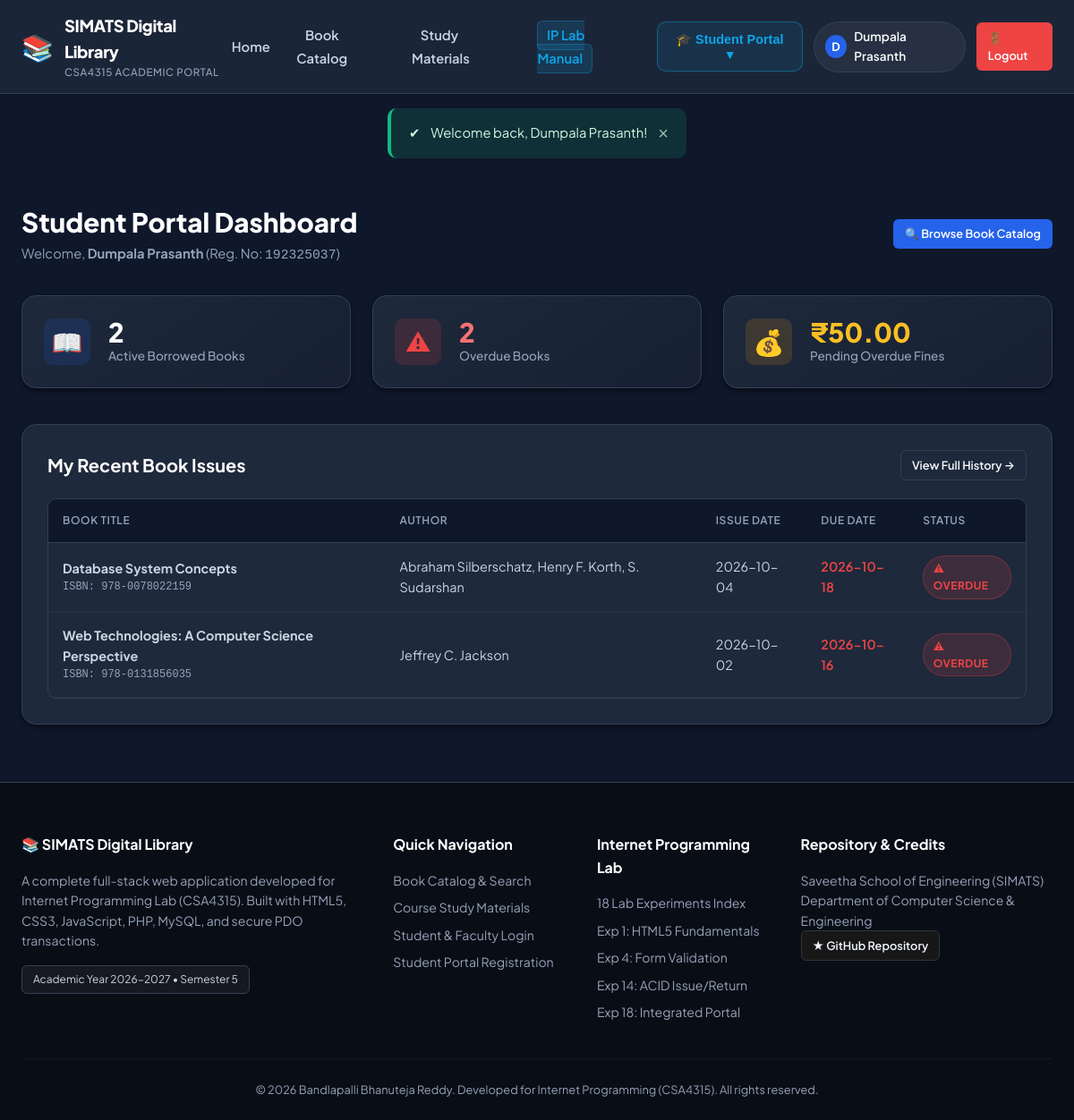
The app's page /student/dashboard.php (signed in) with its own data.
### tables this page shows
CREATE TABLE IF NOT EXISTS book_issues (
    id INT AUTO_INCREMENT PRIMARY KEY,
    user_id INT NOT NULL,
    book_id INT NOT NULL,
    issue_date DATE NOT NULL,
    due_date DATE NOT NULL,
    return_date DATE DEFAULT NULL,
    status ENUM('issued', 'returned', 'overdue') NOT NULL DEFAULT 'issued',
    issued_by INT DEFAULT NULL,
    created_at TIMESTAMP DEFAULT CURRENT_TIMESTAMP,
    FOREIGN KEY (user_id) REFERENCES users(id) ON DELETE CASCADE,
    FOREIGN KEY (book_id) REFERENCES books(id) ON DELETE CASCADE,
    FOREIGN KEY (issued_by) REFERENCES users(id) ON DELETE SET NULL,
    INDEX idx_issue_status (status),
    INDEX idx_issue_user (user_id),
    INDEX idx_issue_due (due_date)
);

CREATE TABLE IF NOT EXISTS books (
    id INT AUTO_INCREMENT PRIMARY KEY,
    title VARCHAR(255) NOT NULL,
    author VARCHAR(255) NOT NULL,
    isbn VARCHAR(30) NOT NULL UNIQUE,
    category VARCHAR(100) NOT NULL,
    publisher VARCHAR(150) DEFAULT NULL,
    publication_year INT DEFAULT NULL,
    total_copies INT NOT NULL DEFAULT 1,
    available_copies INT NOT NULL DEFAULT 1,
    description TEXT DEFAULT NULL,
    cover_image VARCHAR(255) DEFAULT NULL,
    created_at TIMESTAMP DEFAULT CURRENT_TIMESTAMP,
    INDEX idx_book_category (category),
    INDEX idx_book_title (title),
    INDEX idx_book_author (author)
);

### config/config.php (called while the page is built, shortened)
    <?php
function current_user() {
    return $_SESSION['user'] ?? null;
}

### student/dashboard.php (the view, shortened to what this page needs)
<?php
require_once __DIR__ . '/../config/config.php';
$user = current_user();
$userId = $user['id'];
$active_loans = 0;
$overdue_loans = 0;
$pending_fines = 0.00;
$recent_issues = [];
try {
    $pdo = get_db_connection();
    $stmt1 = $pdo->prepare("SELECT COUNT(*) FROM book_issues WHERE user_id = ? AND status IN ('issued', 'overdue')");
    $stmt1->execute([$userId]);
    $active_loans = (int)$stmt1->fetchColumn();
    $stmt2 = $pdo->prepare("SELECT COUNT(*) FROM book_issues WHERE user_id = ? AND status = 'overdue'");
    $stmt2->execute([$userId]);
    $overdue_loans = (int)$stmt2->fetchColumn();
    $stmt3 = $pdo->prepare("SELECT COALESCE(SUM(fine_amount), 0) FROM fines WHERE user_id = ? AND status = 'unpaid'");
    $stmt3->execute([$userId]);
    $pending_fines = (float)$stmt3->fetchColumn();
    $stmt4 = $pdo->prepare("
        SELECT bi.*, b.title, b.author, b.isbn
        FROM book_issues bi
        JOIN books b ON bi.book_id = b.id
        WHERE bi.user_id = ?
        ORDER BY bi.id DESC
        LIMIT 5
    ");
    $stmt4->execute([$userId]);
    $recent_issues = $stmt4->fetchAll();
} catch (Exception $e) {
    set_flash('error', 'Error loading dashboard: ' . $e->getMessage());
}
include_once __DIR__ . '/../includes/header.php';
?>
<div style="margin-bottom: 2rem;">
    <div style="display: flex; justify-content: space-between; align-items: center; flex-wrap: wrap; gap: 1rem;">
        <div>
            <h1 style="font-size: 1.85rem; font-weight: 800; color: #ffffff;">Student Portal Dashboard</h1>
            <p style="color: var(--text-muted); font-size: 0.92rem;">
                Welcome, <strong><?php echo htmlspecialchars($user['name']); ?></strong> (Reg. No: <code><?php echo htmlspecialchars($user['student_id']); ?></code>)
            </p>
        </div>
        <a href="<?php echo BASE_URL; ?>/books/catalog.php" class="btn btn-primary btn-sm">
            &#128269; Browse Book Catalog
        </a>
    </div>
</div>
<div class="grid grid-cols-3" style="margin-bottom: 2.5rem;">
    <div class="stat-card">
        <div class="stat-icon">&#128214;</div>
        <div class="stat-info">
            <h3><?php echo $active_loans; ?></h3>
            <p>Active Borrowed Books</p>
        </div>
    </div>
    <div class="stat-card">
        <div class="stat-icon" style="color: #ef4444; background: rgba(239, 68, 68, 0.15);">&#9888;</div>
        <div class="stat-info">
            <h3 style="color: #f87171;"><?php echo $overdue_loans; ?></h3>
            <p>Overdue Books</p>
        </div>
    </div>
    <div class="stat-card">
        <div class="stat-icon" style="color: #f59e0b; background: rgba(245, 158, 11, 0.15);">&#128176;</div>
        <div class="stat-info">
            <h3 style="color: #fbbf24;">₹<?php echo number_format($pending_fines, 2); ?></h3>
            <p>Pending Overdue Fines</p>
        </div>
    </div>
</div>
<div class="card" style="margin-bottom: 2rem;">
    <div style="display: flex; justify-content: space-between; align-items: center; margin-bottom: 1.25rem;">
        <h2 style="font-size: 1.25rem; font-weight: 700; color: #ffffff;">My Recent Book Issues</h2>
        <a href="<?php echo BASE_URL; ?>/student/my_loans.php" class="btn btn-outline btn-sm">View Full History &rarr;</a>
    </div>
    <?php if (!empty($recent_issues)): ?>
        <div class="table-responsive">
            <table class="data-table">
                <thead>
                    <tr>
                        <th>Book Title</th>
                        <th>Author</th>
                        <th>Issue Date</th>
                        <th>Due Date</th>
                        <th>Status</th>
                    </tr>
                </thead>
                <tbody>
                    <?php foreach ($recent_issues as $issue): ?>
                        <tr>
                            <td>
                                <strong><?php echo htmlspecialchars($issue['title']); ?></strong>
                                <div style="font-size: 0.75rem; color: var(--text-muted); font-family: monospace;">ISBN: <?php echo htmlspecialchars($issue['isbn']); ?></div>
                            </td>
                            <td><?php echo htmlspecialchars($issue['author']); ?></td>
                            <td><?php echo htmlspecialchars($issue['issue_date']); ?></td>
                            <td>
                                <span style="font-weight: 600; <?php echo ($issue['status'] === 'overdue') ? 'color: #ef4444;' : ''; ?>">
                                    <?php echo htmlspecialchars($issue['due_date']); ?>
                                </span>
                            </td>
                            <td>
                                <?php if ($issue['status'] === 'issued'): ?>
                                    <span class="badge badge-info">&#128214; Active Loan</span>
                                <?php elseif ($issue['status'] === 'overdue'): ?>
                                    <span class="badge badge-danger">&#9888; Overdue</span>
                                <?php else: ?>
                                    <span class="badge badge-success">&#10004; Returned</span>
                                <?php endif; ?>
                            </td>
                        </tr>
                    <?php endforeach; ?>
                </tbody>
            </table>
        </div>
    <?php else: ?>
        <p style="text-align: center; color: var(--text-muted); padding: 2rem;">No recent borrowings recorded. Visit the library to issue books.</p>
    <?php endif; ?>
</div>
<?php include_once __DIR__ . '/../includes/footer.php'; ?>

### assets/css/style.css (style rules this page uses)
:root { --primary: #2563eb; --primary-hover: #1d4ed8; --primary-light: #dbeafe; --primary-glow: rgba(37, 99, 235, 0.2); --accent: #0ea5e9; --accent-dark: #0284c7; --bg-dark: #0f172a; --bg-surface: #1e293b; --bg-card: #1e293b; --bg-card-hover: #334155; --bg-input: #0f172a; --border-color: #334155; --border-light: #475569; --text-primary: #f8fafc; --text-secondary: #cbd5e1; --text-muted: #94a3b8; --success: #10b981; --success-bg: rgba(16, 185, 129, 0.15); --warning: #f59e0b; --warning-bg: rgba(245, 158, 11, 0.15); --danger: #ef4444; --danger-bg: rgba(239, 68, 68, 0.15); --info: #38bdf8; --info-bg: rgba(56, 189, 248, 0.15); --radius-sm: 6px; --radius-md: 10px; --radius-lg: 16px; --radius-full: 9999px; --shadow-sm: 0 1px 2px rgba(0, 0, 0, 0.3); --shadow-md: 0 4px 6px -1px rgba(0, 0, 0, 0.4), 0 2px 4px -2px rgba(0, 0, 0, 0.3); --shadow-lg: 0 10px 15px -3px rgba(0, 0, 0, 0.5), 0 4px 6px -4px rgba(0, 0, 0, 0.4); --shadow-xl: 0 20px 25px -5px rgba(0, 0, 0, 0.6), 0 8px 10px -6px rgba(0, 0, 0, 0.5); --transition: all 0.2s cubic-bezier(0.4, 0, 0.2, 1); }
*, *::before, *::after { box-sizing: border-box; margin: 0; padding: 0; }
body { font-family: 'Plus Jakarta Sans', -apple-system, BlinkMacSystemFont, 'Segoe UI', Roboto, sans-serif; background-color: var(--bg-dark); color: var(--text-primary); line-height: 1.6; min-height: 100vh; display: flex; flex-direction: column; }
.btn { display: inline-flex; align-items: center; justify-content: center; gap: 0.5rem; padding: 0.65rem 1.25rem; font-size: 0.9rem; font-weight: 600; border-radius: var(--radius-md); border: 1px solid transparent; cursor: pointer; text-decoration: none; transition: var(--transition); }
.btn-sm { padding: 0.35rem 0.75rem; font-size: 0.8rem; border-radius: var(--radius-sm); }
.btn-primary { background: var(--primary); color: #ffffff; }
.btn-outline { background: transparent; border-color: var(--border-color); color: var(--text-primary); }
.card { background: var(--bg-card); border: 1px solid var(--border-color); border-radius: var(--radius-lg); padding: 1.75rem; box-shadow: var(--shadow-md); transition: var(--transition); }
.grid { display: grid; gap: 1.5rem; }
.grid-cols-3 { grid-template-columns: repeat(3, 1fr); }
.stat-card { background: linear-gradient(145deg, #1e293b, #172033); border: 1px solid var(--border-color); border-radius: var(--radius-lg); padding: 1.5rem; display: flex; align-items: center; gap: 1.25rem; box-shadow: var(--shadow-md); transition: var(--transition); }
.stat-icon { width: 52px; height: 52px; border-radius: var(--radius-md); display: flex; align-items: center; justify-content: center; font-size: 1.75rem; background: rgba(37, 99, 235, 0.15); color: var(--accent); }
.stat-info h3 { font-size: 1.85rem; font-weight: 800; color: #ffffff; line-height: 1.1; }
.stat-info p { font-size: 0.85rem; color: var(--text-muted); font-weight: 500; }
.table-responsive { overflow-x: auto; border-radius: var(--radius-md); border: 1px solid var(--border-color); background: var(--bg-card); }
.data-table { width: 100%; border-collapse: collapse; text-align: left; font-size: 0.9rem; }
.data-table th { background: #0f172a; color: var(--text-muted); padding: 0.9rem 1rem; font-weight: 600; text-transform: uppercase; font-size: 0.75rem; letter-spacing: 0.05em; border-bottom: 1px solid var(--border-color); }
.data-table td { padding: 0.9rem 1rem; border-bottom: 1px solid rgba(255, 255, 255, 0.05); color: var(--text-secondary); }
.badge { display: inline-flex; align-items: center; gap: 0.35rem; padding: 0.25rem 0.65rem; border-radius: var(--radius-full); font-size: 0.75rem; font-weight: 700; text-transform: uppercase; letter-spacing: 0.04em; }
.badge-danger { background: var(--danger-bg); color: var(--danger); border: 1px solid rgba(239, 68, 68, 0.3); }

### records on screen
book_issues: book.title "Database System Concepts", book.isbn "978-0078022159", book.author "Abraham Silberschatz, Henry F. Korth, S. Sudarshan", issue_date "2026-10-04", due_date "2026-10-18", status "⚠ OVERDUE"
book_issues: book.title "Web Technologies: A Computer Science Perspective", book.isbn "978-0131856035", book.author "Jeffrey C. Jackson", issue_date "2026-10-02", due_date "2026-10-16", status "⚠ OVERDUE"

### other values on screen
APP_NAME "SIMATS Digital Library"
substr($user['name'], 0, 1) "D"
$user['name'] "Dumpala Prasanth"
$flash['message'] "Welcome back, Dumpala Prasanth!"
$user['student_id'] "192325037"
$active_loans "2"
$overdue_loans "2"
$pending_fines "50.00"
